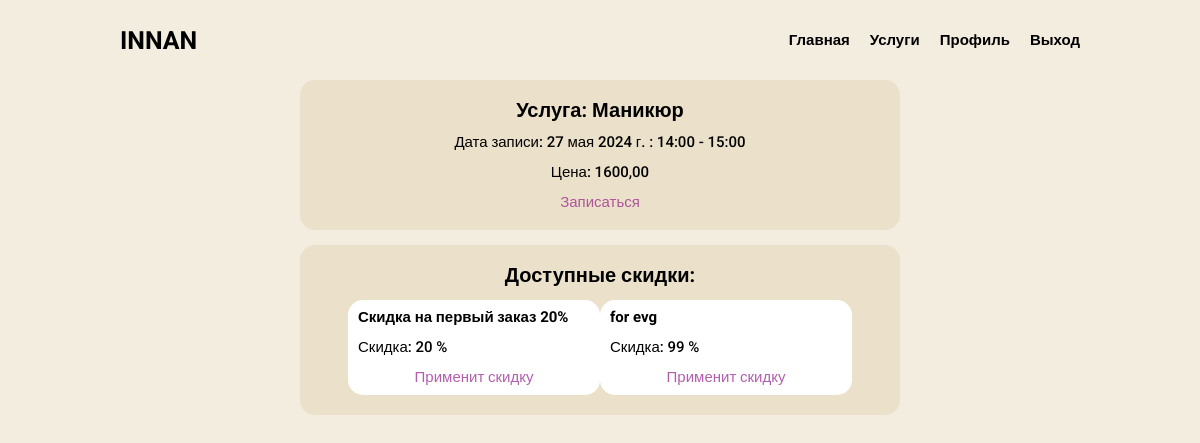
The app's page /appointments/appointments/3/1 (signed in) with its own data.
### salon/models.py (models this page shows, shortened)
class Service(models.Model):
    name = models.CharField(max_length=256)
    category = models.ForeignKey(Category, on_delete=models.CASCADE)
    price = models.DecimalField(max_digits=10, decimal_places=2)

### appointments/models.py (models this page shows, shortened)
class TimeTable(models.Model):
    FREE = 0
    OCCUPIED = 1
    STATUSES = (
        (FREE, 'Свободно'),
        (OCCUPIED, 'Занято')
    )
    date = models.ForeignKey(DateTable, on_delete=models.CASCADE)
    time_start = models.TimeField()
    time_end = models.TimeField()
    status = models.SmallIntegerField(choices=STATUSES, default=FREE)

class DateTable(models.Model):
    date = models.DateField()

class Sale(models.Model):
    name = models.CharField(max_length=256)
    percent = models.IntegerField(default=0)
    user = models.ForeignKey(User, on_delete=models.CASCADE)

### appointments/views.py (the view)
# urls.py: path('appointments/<int:time_id>/<int:service_id>', appointments, name='appointments'),
@login_required
def appointments(request, time_id, service_id):
    time = TimeTable.objects.get(id=time_id)
    service = Service.objects.get(id=service_id)
    sales = Sale.objects.filter(user=request.user)
    context = {
        'time': time,
        'service': service,
        'title': 'Запись',
        'sales': sales,
    }
    return render(request, 'appointments/appointment.html', context)

### appointments/templates/appointments/appointment.html
{% extends 'salon/base.html' %}
{% load static %}
{% block css %}
    <link rel="stylesheet" href="{% static 'css/appointment.css' %}">
{% endblock %}
{% block main %}
    <section class="appointment-create-container">
        <h1 class="appointment-name">Услуга: {{ service.name }}</h1>
        <p class="appointment-date">Дата записи: {{ time.date.date }} : {{ time.time_start }} - {{ time.time_end }}</p>
        <p class="appointment-price">Цена: {{ service.price }}</p>
        <a href="{% url 'appointments:appointments_create' time.id service.id %}" class="appointment-create-link">Записаться</a>
    </section>
    {% if sales %}
            <div class="sale-container">
                <div class="sale-title">Доступные скидки:</div>
                {% for sale in sales %}
                <div class="sale-item">
                    <div class="sale-name">{{ sale.name }}</div>
                    <div class="sale-percent">Скидка: {{ sale.percent }} %</div>
                    <a href="{% url 'appointments:appointments_sale' time.id service.id sale.id  %}" class="link-sale">Применит скидку</a>
                </div>
                {% endfor %}
            </div>
        {% endif %}
{% endblock %}

### static/css/base.css (style rules this page uses)
body { background-color: #F3EDDF; }

### static/css/appointment.css (style rules this page uses)
.appointment-create-container { width: 600px; background-color: #EBE0C9; padding: 20px; box-sizing: border-box; border-radius: 15px; margin: 0 auto; }
.sale-container { width: 600px; background-color: #EBE0C9; padding: 20px; box-sizing: border-box; border-radius: 15px; margin: 15px auto; display: flex; justify-content: center; flex-wrap: wrap; }
.appointment-name { font-family: "Roboto", sans-serif; font-weight: 700; font-size: 20px; display: flex; justify-content: center; margin: 0 0 15px; }
.appointment-date { font-family: "Roboto", sans-serif; font-weight: 500; font-size: 15px; display: flex; justify-content: center; margin: 0 0 15px; }
.appointment-price { font-family: "Roboto", sans-serif; font-weight: 500; font-size: 15px; display: flex; justify-content: center; margin: 0 0 15px; }
.appointment-create-link, .link-sale { width: 100%; font-family: "Roboto", sans-serif; font-weight: 500; font-size: 15px; display: flex; justify-content: center; opacity: .7; transition: .3s; color: #941A8B; text-decoration: none; }
.sale-title { width: 100%; font-family: "Roboto", sans-serif; font-weight: 700; font-size: 20px; display: flex; justify-content: center; margin: 0 0 15px; }
.sale-item { width: 45%; background-color: #ffffff; padding: 10px; box-sizing: border-box; display: flex; justify-content: space-between; flex-wrap: wrap; border-radius: 15px; }
.sale-name { width: 100%; font-family: "Roboto", sans-serif; font-size: 15px; font-weight: 700; margin: 0 0 15px; }
.sale-percent { width: 100%; font-family: "Roboto", sans-serif; font-size: 15px; font-weight: 500; margin: 0 0 15px; }

### records on screen
Service: name "Маникюр", price "1600,00"
TimeTable: date "27 мая 2024 г.", time_start "14:00", time_end "15:00"
Sale: name "Скидка на первый заказ 20%", percent "20"
Sale: name "for evg", percent "99"
